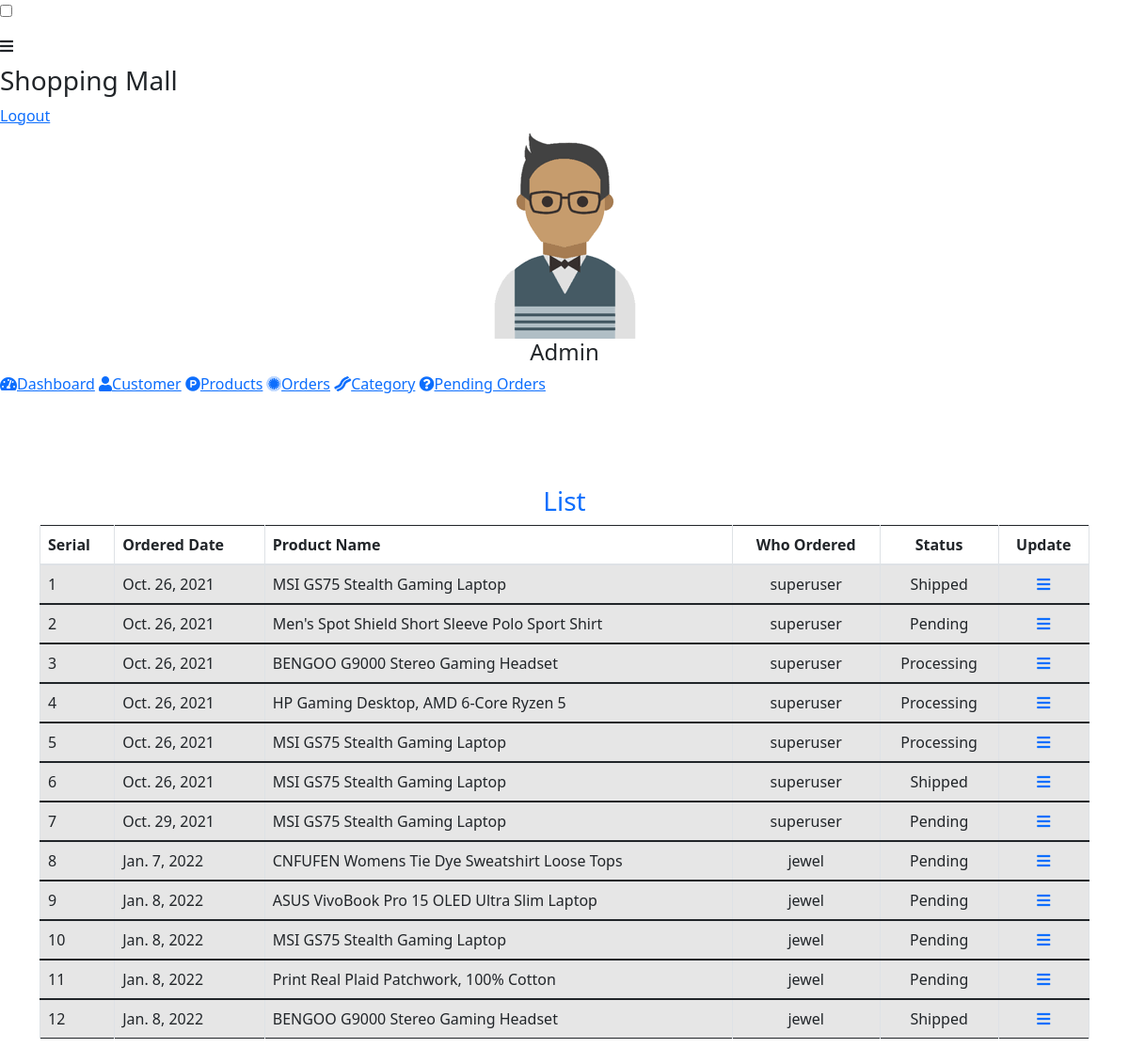
Before: /admn/total-order-list with the older database file.
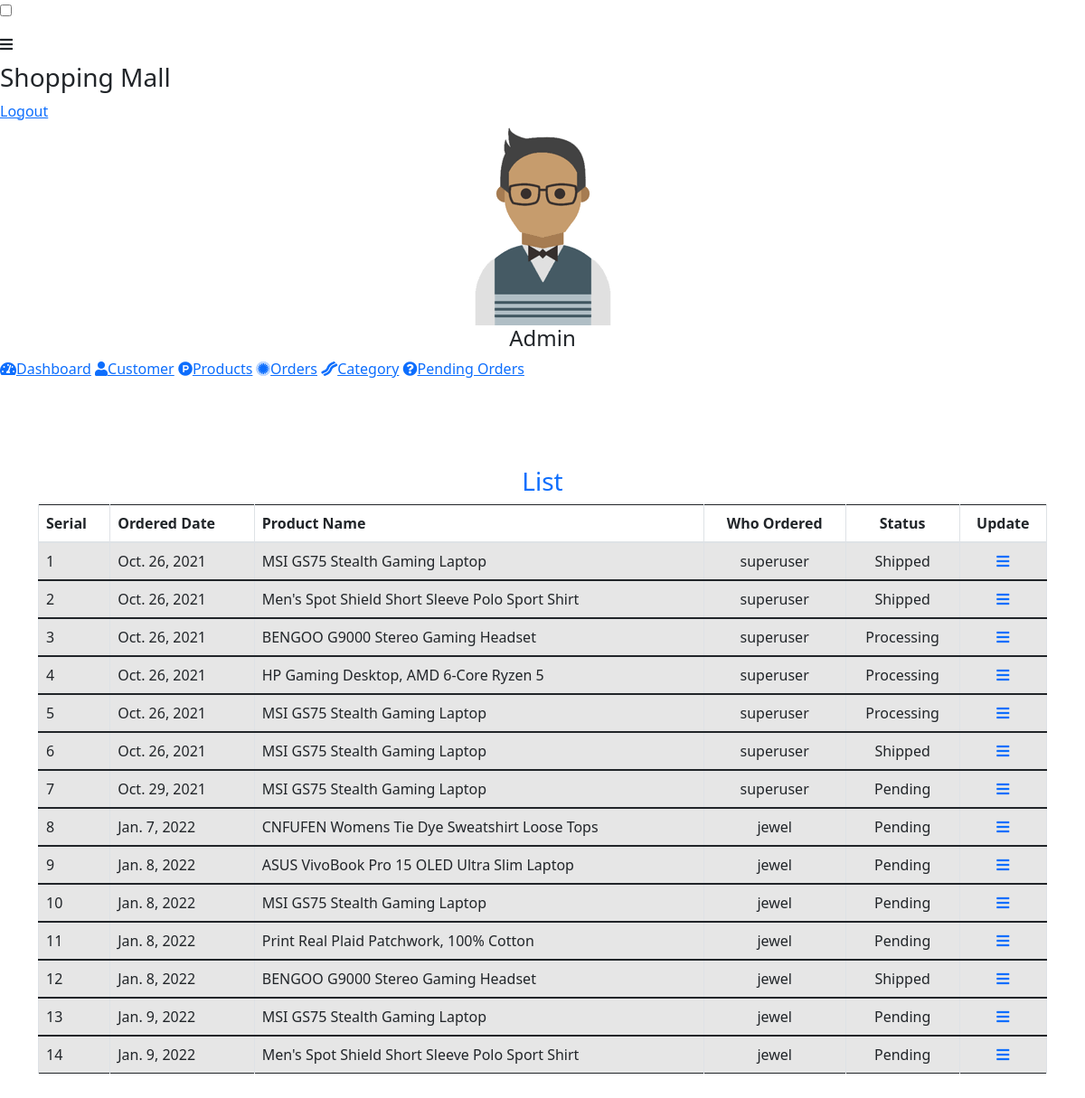
After: the same page with the newer database file.
### customer/models.py (models this page shows, shortened)
class order(models.Model):
    statusList=[('Pending', 'Pending'),
                ('Processing', 'Processing'),
                ('Shipped', 'Shipped'),
                ('Delivered', 'Delivered'),
                ]
    product=models.ForeignKey(AMODEL.product, on_delete=models.SET_DEFAULT, default='Deleted')
    customer=models.ForeignKey(User, on_delete=models.CASCADE)
    price=models.PositiveIntegerField()
    qntt=models.PositiveIntegerField(default=1)
    fullName=models.CharField(max_length=20)
    mobile=models.CharField(max_length=20)
    address=models.CharField(max_length=100)
    orderedDate=models.DateField(default=datetime.now)
    status=models.CharField(max_length=20, choices=statusList, default='Pending')

### admn/models.py (models this page shows)
class product(models.Model):
	productCategory=models.ForeignKey(product_category, on_delete=models.SET_NULL, null=True, blank=True )
	name =models.CharField(max_length=50)
	price = models.PositiveIntegerField()
	desc =tinymce_models.HTMLField(null=True,blank=True)
	img =models.ImageField(default="product/default.png", upload_to="product/", null=True, blank=True)
	def __str__(self):
		return self.name

### admn/views.py (the view)
# urls.py: path('total-order-list', views.total_order_list_view, name='total-order-list'),
def total_order_list_view(request):
	orders = CMODEL.order.objects.all().exclude(status='Delivered')
	context = {
		'orders':orders,
	}
	return render(request, 'admn/order-list.html', context)

### templates/admn/order-list.html (shortened to what this page needs)
{% extends 'admn/adminbase.html' %}
{% load widget_tweaks %}
{% block content %}
<head>
    <link href="https://cdn.jsdelivr.net/npm/bootstrap@5.1.3/dist/css/bootstrap.min.css" rel="stylesheet">
    <link rel="stylesheet" href="https://cdnjs.cloudflare.com/ajax/libs/font-awesome/5.12.1/css/all.min.css">
</head>
    <div class="container">
        <div class="row">
            <div class="col-md-12 table-responsive border-primary">
                <table class="table table-bordered table-striped text-center table-hover">
                    <h3 class="table-title text-center text-primary">List</h3>
                    <thead>
                        <tr>
                            <th style="text-align: left;" >Serial</th>
                            <th style="text-align: left;" >Ordered Date</th>
                            <th style="text-align: left;" >Product Name</th>
                            <th>Who Ordered</th>
                            <th>Status</th>
                            <th>Update</th>
                        </tr>
                    </thead>
                {% for order in orders %}
                    <tbody>
                        <tr>
                            <td style="text-align: left;">{{forloop.counter}}</td>
                            <td style="text-align: left;" >{{order.orderedDate}}</td>
                            <td style="text-align: left;" >{{order.product}}</td>
                            <td>{{order.customer}}</td>
                            <td>{{order.status}}</td>
                            <td> <a href="{% url 'order-view' order.id %}"><i class="fas fa-bars"></i></a> </td>
                        </tr>
                    </tbody>
                {% endfor %}
                </table>
            </div>
        </div>
        <br> <br>
    </div>
{% endblock %}

Changed rows visible on the page:
changed order (number 2 of 14 on the later page): status "Pending" → "Shipped"
added order: orderedDate "Jan. 9, 2022", product "MSI GS75 Stealth Gaming Laptop", customer "jewel", status "Pending"
added order: orderedDate "Jan. 9, 2022", product "Men's Spot Shield Short Sleeve Polo Sport Shirt", customer "jewel", status "Pending"
